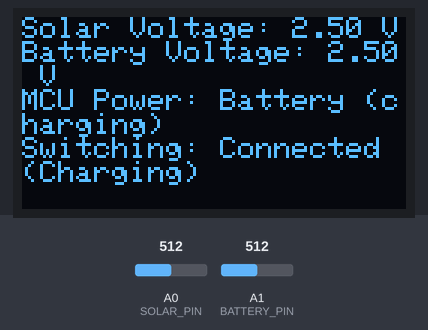
Recording of a sketch running on a simulated Arduino Uno, built with avr-gcc and run on an emulated ATmega328P. Shown: 128×64 one-colour display. The inputs (shaded band) are chosen by the test bench; at power-on: A1 (BATTERY_PIN) = 512, A0 (SOLAR_PIN) = 512. What the sketch prints to the serial monitor is not drawn.

Above: at 2.9 s.
3.0 s: A1 (BATTERY_PIN) set to 524
5.8 s: A1 (BATTERY_PIN) set to 748
At 6.9 s:
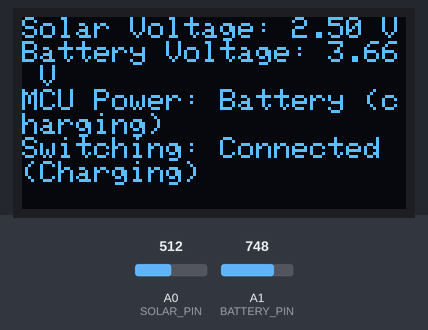
8.6 s: A1 (BATTERY_PIN) set to 764
At 11.3 s:
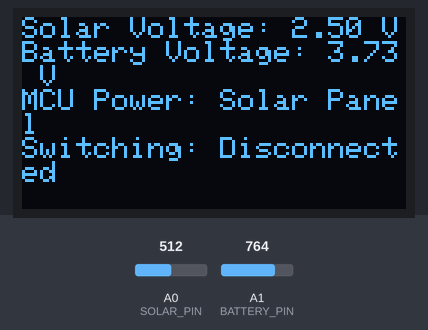
12.0 s: A0 (SOLAR_PIN) set to 503
At 13.4 s:
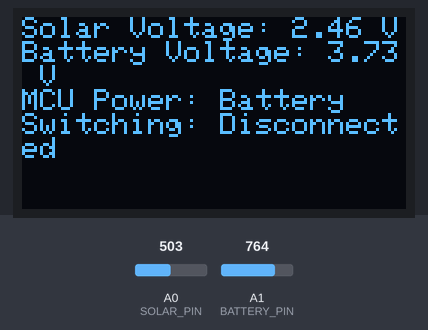
14.8 s: A0 (SOLAR_PIN) set to 900
At 17.5 s:
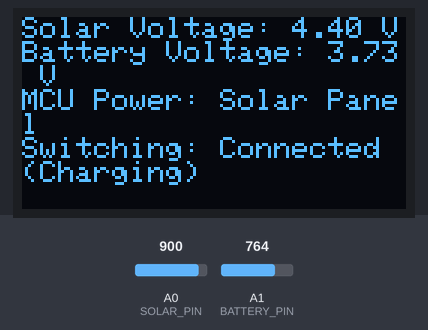
18.3 s: A0 (SOLAR_PIN) set to 1023
At 20.0 s:
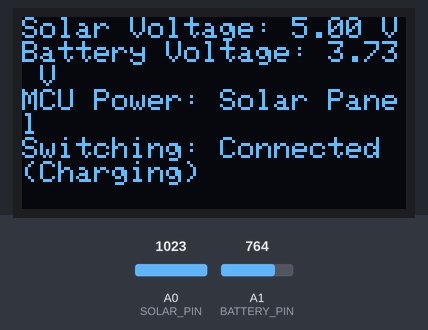
Timing chart, 0 to 21.5 s (numbered marks = the images above; inputs shaded):
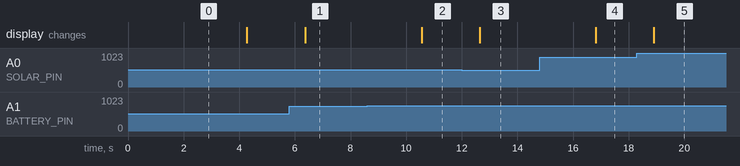

Measured:
- the behaviour switches between 757 and 758 on A1 (BATTERY_PIN) (found by bisection; images 1 and 2)
- the behaviour switches between 512 and 511 on A0 (SOLAR_PIN) (found by bisection; images 2 and 3)
- after the input at 5.8 s, the display: changes after 0.57 s (image 1)
- after the input at 8.6 s, the display: changes after 2.0 s (image 2)
- after the input at 12.0 s, the display: changes after 0.65 s (image 3)
- after the input at 14.8 s, the display: changes after 2.0 s (image 4)
- after the input at 18.3 s, the display: changes after 0.60 s (image 5)

The sketch:

sketch_mar5d.ino
```cpp
//include OLED libraries
#include <Wire.h>
#include <Adafruit_GFX.h>
#include <Adafruit_SSD1306.h>

// set OLED display variables
#define SCREEN_WIDTH 128
#define SCREEN_HEIGHT 64
#define OLED_RESET    -1  // this is the reset pin
Adafruit_SSD1306 display(SCREEN_WIDTH, SCREEN_HEIGHT, &Wire, OLED_RESET);

// Analog pins for the battery and solar panel voltage
#define SOLAR_PIN   A0   // Solar panel voltage measurement
#define BATTERY_PIN A1   // Battery voltage measurement

// set ADC configuration
const float ADC_REF = 5.0;
const int ADC_MAX = 1023;

// set battery full-charge threshold (battery is considered full when voltage >= this value)
const float BATTERY_FULL_THRESHOLD = 3.7;

void setup() {
  Serial.begin(9600);

  // init OLED
  if (!display.begin(SSD1306_SWITCHCAPVCC, 0x3C)) {
    Serial.println("OLED initialization failed");
    while (1);
  }
  display.clearDisplay();
  display.setTextSize(1);
  display.setTextColor(SSD1306_WHITE);
}

void loop() {
  // grab analog values
  int solarADC = analogRead(SOLAR_PIN);
  int batteryADC = analogRead(BATTERY_PIN);

  // convert ADC readings to Voltage
  float solarVoltage = solarADC * (ADC_REF / ADC_MAX);
  float batteryVoltage = batteryADC * (ADC_REF / ADC_MAX);

  // if battery is not fully charged, force using battery
  String mcuPower;
  String switchingStatus;
  if (batteryVoltage < BATTERY_FULL_THRESHOLD) {
    mcuPower = "Battery (charging)";
    switchingStatus = "Connected (Charging)";
  } else {
    // if solar panel voltage > 2.5V, power from solar panel or use battery
    if (solarVoltage > 2.5) {
      mcuPower = "Solar Panel";
    } else {
      mcuPower = "Battery";
    }

    // if battery voltage < solar voltage, connect battery to solar panel
    if (batteryVoltage < solarVoltage) {
      switchingStatus = "Connected (Charging)";
    } else {
      switchingStatus = "Disconnected";
    }
  }

  // update display
  display.clearDisplay();
  display.setCursor(0, 0);
  display.print("Solar Voltage: ");
  display.print(solarVoltage, 2);
  display.println(" V");

  display.print("Battery Voltage: ");
  display.print(batteryVoltage, 2);
  display.println(" V");

  display.print("MCU Power: ");
  display.println(mcuPower);

  display.print("Switching: ");
  display.println(switchingStatus);

  display.display();

  // also print to Serial Monitor because my display doesn't work
  Serial.print("Solar Voltage: ");
  Serial.print(solarVoltage, 2);
  Serial.print(" V, Battery Voltage: ");
  Serial.print(batteryVoltage, 2);
  Serial.print(" V, MCU Powered by: ");
  Serial.print(mcuPower);
  Serial.print(", Switching Status: ");
  Serial.println(switchingStatus);

  delay(2000);  // changes every 2 seconds
}
```
